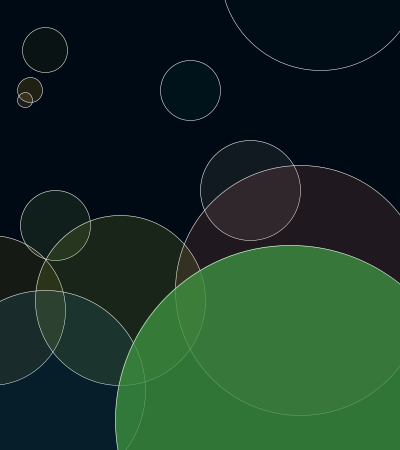
Frame 1 (no input)
Frame 60 (the mouse pressed at the canvas centre just before this capture): identical to frame 1, image omitted
Frame 120 (the mouse held since frame 60 and released just before this capture): identical to frame 1, image omitted

The Processing sketch that drew this single still picture (run headless with seeded random() and noise(); from frame 60 on, the mouse is pressed at the canvas centre):

// Processing sketch: processing_70341
// ── processing_70341.pde

int tri1a;
int tri1b; 
int tri2a; 
int tri2b; 
int tri3a;
int tri3b; 




void setup(){   
  
  tri1a = -10;
  tri1b = 455;
  tri2a = 170;
  tri2b = 430;
  tri3a = 175;
  tri3b = 460;
  

  
  size(400, 450); 
  
  
}
  
 void keyPressed(){
 
   switch(key){
     case 'a': 
 
 fill(255, 255, 255, 255); 
 
 ellipse(45, 50, 45,  45); 
 ellipse(30, 90, 25, 25); 
 ellipse(25, 100, 15, 15); // 3 top left corner 
 ellipse(190, 90, 60, 60); //middle single 
 ellipse(320, -30, 200, 200); //top right
 ellipse(55, 225, 70, 70); //smallest
 ellipse(-10, 310, 150, 150); //to its left
 ellipse(250, 190, 100, 100); //on top of next ellipse
 ellipse(300, 290, 250, 250);  //right on top of big one
 ellipse(120,300, 170, 170); //on top of bottom left
 ellipse(45, 390, 200, 200); //bottom left
 ellipse(290, 420, 350, 350); //big bottom right 
 
 triangle(tri1a, tri1b, tri2a, tri2b, tri3a, tri3b); 
 triangle(tri1a +15, tri1b -25, tri2a -25, tri2b -25, tri3a -25, tri3b -25);
 triangle(tri1a +20, tri1b -80, tri2a -45, tri2b -55, tri3a -55, tri3b -55);
 triangle(tri1a +35, tri1b -150, tri2a -35, tri2b -85, tri3a -35, tri3b -80); 
 triangle(tri1a +80, tri1b -210, tri2a -10, tri2b -125, tri3a -30, tri3b -130);
 triangle(tri1a +140, tri1b -260, tri2a +40, tri2b -135, tri3a -7, tri3b -160);
 triangle(tri1a +200, tri1b -290, tri2a +80, tri2b -145, tri3a +30, tri3b -170);
 triangle(tri1a +260, tri1b -310, tri2a +130, tri2b -140, tri3a +70, tri3b -180);
 triangle(tri1a +330, tri1b -315, tri2a +170, tri2b -170, tri3a +120, tri3b -190); 
 triangle(tri1a +410, tri1b -305, tri2a +220, tri2b -150, tri3a +180, tri3b -200);

 triangle(160, 200, 140, 150, 180, 200); 
 triangle(130, 150, 80, 90, 150, 140);
  //new one
 triangle(145, 80, 135, 50, 150, 85); 
 triangle(125, 80, 120, 70, 130, 80); 
 triangle(110, 60, 105, 40, 115, 60); 
 triangle(70, 35, 60, 30, 75, 35); 
 triangle(85, 50, 70, 40, 85, 45); 
 triangle(50, 40, 45, 35, 55, 40); 
 triangle(20, 20, 15, 10, 25, 25); 
 
 triangle(260, 135, 258, 90, 270, 125); 
 triangle(272, 100, 285, 70, 283, 95); 
 triangle(280, 150, 295, 80, 300, 150); 
 triangle(310, 80, 315, 50, 320, 80); 
 triangle(325, 65, 338, 40, 335, 65);
 triangle(340, 45, 345, 35, 345, 45);
 triangle(350, 30, 355, 15, 355, 30); 
 
 break; 
 case 's':
 
  fill(0, 0, 0); 
 
 ellipse(45, 50, 45,  45); 
 ellipse(30, 90, 25, 25); 
 ellipse(25, 100, 15, 15); // 3 top left corner 
 ellipse(190, 90, 60, 60); //middle single 
 ellipse(320, -30, 200, 200); //top right
 ellipse(55, 225, 70, 70); //smallest
 ellipse(-10, 310, 150, 150); //to its left
 ellipse(250, 190, 100, 100); //on top of next ellipse
 ellipse(300, 290, 250, 250);  //right on top of big one
 ellipse(120,300, 170, 170); //on top of bottom left
 ellipse(45, 390, 200, 200); //bottom left
 ellipse(290, 420, 350, 350); //big bottom right 
 break; 
 default: 
 break; 
   } 
 }

  void draw(){
    
    background (0, 10, 20, 34);
    
  stroke(255, 255, 255);
  strokeWeight(.5); 
    
 smooth();    
 fill(238, 238, 21, 10); 
 ellipse(45, 50, 45,  45); 
 fill(255, 185, 15, 32); 
 ellipse(30, 90, 25, 25); 
 fill(227, 168, 105, 32); 
 ellipse(25, 100, 15, 15); // 3 top left corner
 
 fill(0, 199,  140, 12); 
 ellipse(190, 90, 60, 60); //middle single 
 fill(0, 238, 238, 2); 
 ellipse(320, -30, 200, 200); //top right
 
 fill(199, 255, 112, 22); 
 ellipse(55, 225, 70, 70); //smallest
 fill(255, 193, 37, 22); 
 ellipse(-10, 310, 150, 150); //to its left
 fill(205, 192, 176, 22); 
 ellipse(250, 190, 100, 100); //on top of next ellipse
 fill(250, 128, 114, 32); 
 ellipse(300, 290, 250, 250);  //right on top of big one
 fill(190, 220, 58, 32);  
 ellipse(120,300, 170, 170); //on top of bottom left
 fill(51, 161, 201, 32); 
 ellipse(45, 390, 200, 200); //bottom left

 
  fill(61, 145, 64, 200); 
  ellipse(290, 420, 350, 350); //big bottom right 
  
  }
 
 void mousePressed (){
   
   fill(255, 255, 255); 
   stroke(10); 
 ellipse(45, 50, 5, 5); 
 ellipse(30, 90, 5, 5); 
 ellipse(25, 100, 5, 5); 
 ellipse(190, 90, 5, 5); 
 ellipse(320, -30, 5, 5); 
 ellipse(55, 225, 5, 5);  
 ellipse(-10, 310, 5, 5); 
 ellipse(250, 190, 5, 5); 
 ellipse(300, 290, 5, 5); 
 ellipse(120,300, 5, 5); 
 ellipse(45, 390, 5, 5);
 

 }
